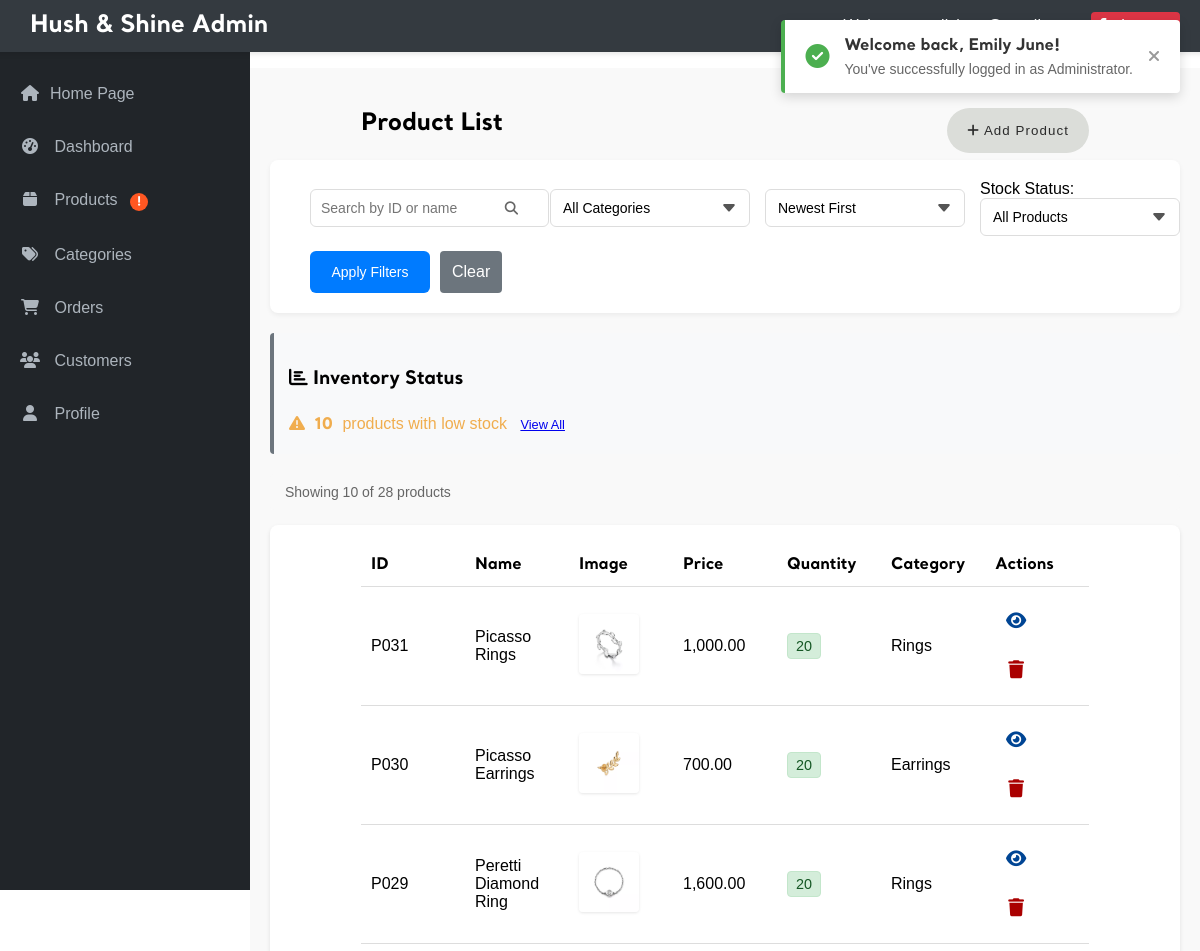
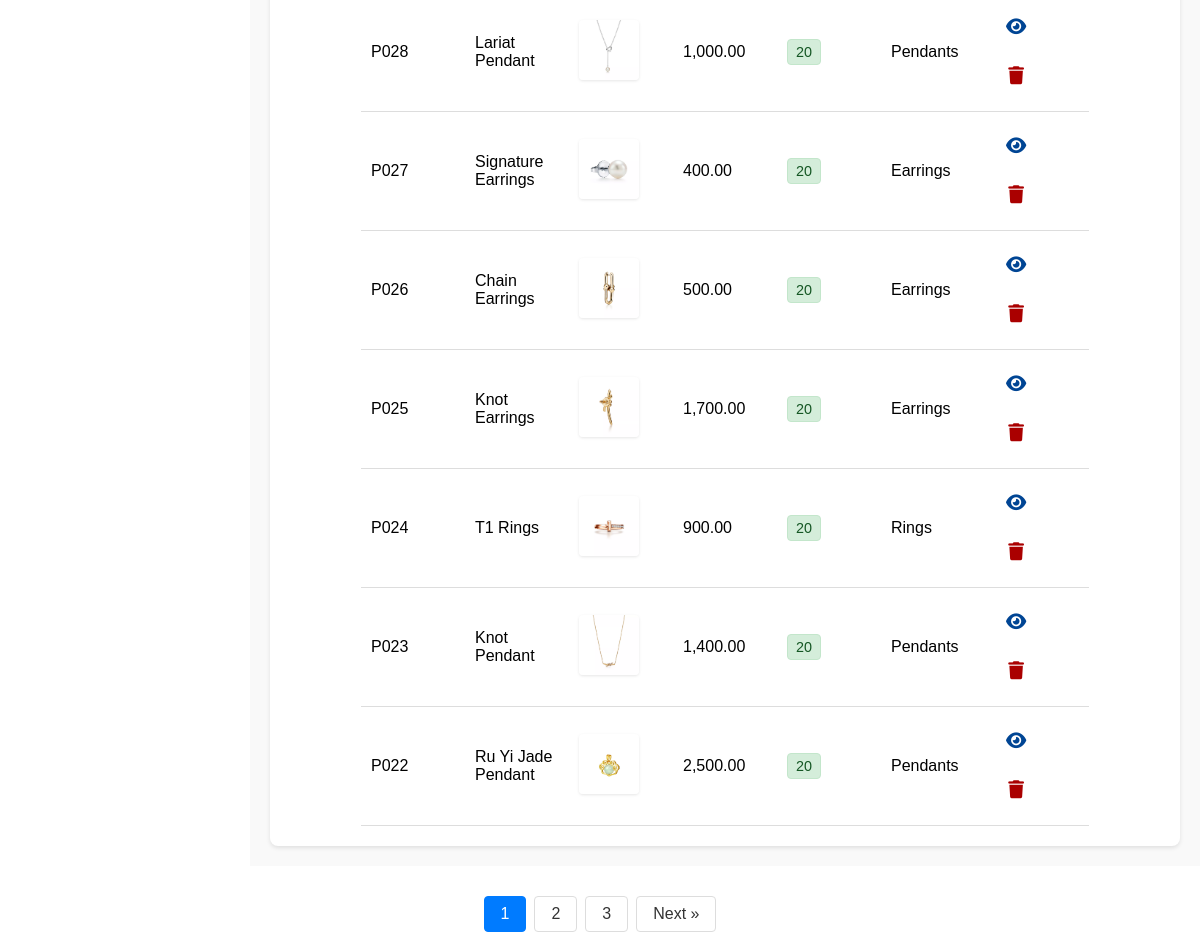
The app's page /admin/admin_products.php (signed in) with its own data (2 pictures, top to bottom).
### tables this page shows
CREATE TABLE `product` (
  `prod_id` char(4) NOT NULL,
  `prod_name` varchar(100) NOT NULL,
  `prod_desc` varchar(200) NOT NULL,
  `price` double(7,2) NOT NULL,
  `quantity` int(4) NOT NULL,
  `cat_id` char(4) NOT NULL,
  `image` varchar(100) NOT NULL
);

CREATE TABLE `category` (
  `cat_id` varchar(4) NOT NULL,
  `cat_name` varchar(50) NOT NULL,
  `material_type` varchar(100) NOT NULL
);

### admin/admin_products.php (the view, shortened to what this page needs)
<?php
require_once '../_base.php';
include '../_head.php';
$page = isset($_GET['page']) ? (int)$_GET['page'] : 1;
$itemsPerPage = 10;
$offset = ($page - 1) * $itemsPerPage;
$searchTerm = isset($_GET['search']) ? trim($_GET['search']) : '';
$categoryFilter = isset($_GET['category']) ? $_GET['category'] : '';
$sortBy = isset($_GET['sort']) ? $_GET['sort'] : 'newest';
$stockFilter = isset($_GET['stock_filter']) ? $_GET['stock_filter'] : '';
$where = [];
$params = [];
$whereClause = !empty($where) ? ' WHERE ' . implode(' AND ', $where) : '';
$orderBy = match($sortBy) {
    'price_high' => 'p.price DESC',
    'price_low' => 'p.price ASC',
    'stock_high' => 'p.quantity DESC',
    'stock_low' => 'p.quantity ASC',
    'name_asc' => 'p.prod_name ASC',
    'name_desc' => 'p.prod_name DESC',
    'oldest' => 'p.prod_id ASC',
    default => 'p.prod_id DESC'
};
try {
    $countQuery = "SELECT COUNT(*) FROM product p" . $whereClause;
    $stmt = $_db->prepare($countQuery);
    $stmt->execute($params);
    $totalItems = $stmt->fetchColumn();
    $totalPages = ceil($totalItems / $itemsPerPage);
} catch (PDOException $e) {
    echo "Database error: " . $e->getMessage();
    exit;
}
try {
    $query = "SELECT p.prod_id, p.prod_name, p.prod_desc, p.price, p.quantity, p.cat_id as category, p.image
             FROM product p
             LEFT JOIN category c ON p.cat_id = c.cat_id"
             . $whereClause .
             " ORDER BY " . $orderBy .
             " LIMIT " . $itemsPerPage . " OFFSET " . $offset;
    $stmt = $_db->prepare($query);
    $stmt->execute($params);
    $products = $stmt->fetchAll(PDO::FETCH_ASSOC);
} catch (PDOException $e) {
    echo "Database error: " . $e->getMessage();
    exit;
}
?>
            <div class="admin-main">
                <div class="admin-title">
                    <h2>Product List</h2>
                    <div class="button-group">
                        <button id="openAddProductModal" class="category-btn">
                            <i class="fas fa-plus"></i> Add Product
                        </button>
                    </div>
                </div>
                <div class="filter-section">
                    <form action="admin_products.php" method="GET" class="filter-form">
                        <div class="filter-row">
                            <div class="search-box">
                                <input type="text" name="search" placeholder="Search by ID or name" value="<?= htmlspecialchars($searchTerm) ?>">
                                <button type="submit" class="search-btn">
                                    <i class="fas fa-search"></i>
                                </button>
                            </div>
                            <div class="filter-group">
                                <select name="category" class="filter-select">
                                    <option value="">All Categories</option>
                                </select>
                            </div>
                            <div class="filter-group">
                                <select name="sort" class="filter-select">
                                    <option value="newest" <?= $sortBy == 'newest' ? 'selected' : '' ?>>Newest First</option>
                                </select>
                            </div>
                            <div class="filter-group">
                                <label for="stock-filter" class="filter-label">Stock Status:</label>
                                <select name="stock_filter" id="stock-filter" class="filter-select">
                                    <option value="" <?= !isset($_GET['stock_filter']) ? 'selected' : '' ?>>All Products</option>
                                </select>
                            </div>
                            <div class="filter-buttons">
                                <button type="submit" class="filter-btn">Apply Filters</button>
                                <a href="admin_products.php" class="admin-submit-btn secondary">Clear</a>
                            </div>
                        </div>
                    </form>
                </div>
                    <?php
                        try {
                            $lowStockQuery = $_db->prepare("SELECT COUNT(*) FROM product WHERE quantity <= ? AND quantity > 0");
                            $lowStockQuery->execute([LOW_STOCK_THRESHOLD]);
                            $lowStockCount = $lowStockQuery->fetchColumn();
                            $outOfStockQuery = $_db->query("SELECT COUNT(*) FROM product WHERE quantity = 0");
                            $outOfStockCount = $outOfStockQuery->fetchColumn();
                        } catch (PDOException $e) {
                            $lowStockCount = 0;
                            $outOfStockCount = 0;
                        }
                        if ($lowStockCount > 0 || $outOfStockCount > 0):
                        ?>
                        <div class="stock-summary">
                            <h3><i class="fas fa-chart-bar"></i> Inventory Status</h3>
                            <div class="stock-alert">
                                <?php if ($lowStockCount > 0): ?>
                                    <div class="stock-alert-item warning-alert">
                                        <i class="fas fa-exclamation-triangle"></i>
                                        <span class="stock-alert-count"><?= $lowStockCount ?></span> products with low stock
                                        <a href="admin_products.php?stock_filter=low" class="btn btn-sm btn-outline-warning">View All</a>
                                    </div>
                                <?php endif; ?>
                            </div>
                        </div>
                    <?php endif; ?>
                <div class="product-info-bar">
                <div class="product-count">
                    Showing <?= count($products) ?> of <?= $totalItems ?> products
                </div>
            </div>
                <div class="table-responsive">
                    <table class="admin-table">
                        <thead>
                            <tr>
                                <th>ID</th>
                                <th>Name</th>
                                <th>Image</th>
                                <th>Price</th>
                                <th>Quantity</th>
                                <th>Category</th>
                                <th>Actions</th>
                            </tr>
                        </thead>
                        <tbody>
                            <?php if (count($products) > 0): ?>
                                <?php foreach ($products as $product): ?>
                                    <?php
                                    $productImage = '../images/no-image.png';
                                    if (!empty($product['image'])) {
                                        $imageData = json_decode($product['image'], true);
                                        if ($imageData) {
                                            $imageFile = is_array($imageData) ? $imageData[0] : $imageData;
                                            $productImage = '../images/products/' . $imageFile;
                                        }
                                    }
                                    $stm = $_db->prepare("SELECT cat_name FROM category WHERE cat_id = ?");
                                    $stm->execute([$product['category']]);
                                    $category_name = $stm->fetchColumn();
                                    ?>
                                    <tr>
                                        <td><?= htmlspecialchars($product['prod_id']) ?></td>
                                        <td><?= htmlspecialchars($product['prod_name']) ?></td>
                                        <td class="product-thumbnail">
                                            <img src="<?= htmlspecialchars($productImage) ?>" alt="<?= htmlspecialchars($product['prod_name']) ?>">
                                        </td>
                                        <td><?= number_format($product['price'], 2) ?></td>
                                        <td>
                                            <?php if($product['quantity'] <= LOW_STOCK_THRESHOLD): ?>
                                                <span class="stock-badge low-stock" title="Low stock alert">
                                                    <?= htmlspecialchars($product['quantity']) ?>
                                                    <i class="fas fa-exclamation-triangle"></i>
                                                </span>
                                            <?php else: ?>
                                                <span class="stock-badge in-stock">
                                                    <?= htmlspecialchars($product['quantity']) ?>
                                                </span>
                                            <?php endif; ?>
                                        </td>
                                        <td><?= htmlspecialchars($category_name) ?></td>
                                        <td class="actions">
                                            <a href="view_product.php?id=<?= $product['prod_id'] ?>" class="btn">
                                                <i class="fas fa-eye"></i>
                                            </a>
                                            <a class="btn btn-danger delete-product"
                                                data-id="<?= htmlspecialchars($product['prod_id']) ?>"
                                                data-name="<?= htmlspecialchars($product['prod_name']) ?>">
                                                <i class="fas fa-trash"></i>
                                            </a>
                                        </td>
                                    </tr>
                                <?php endforeach; ?>
                            <?php else: ?>
                                <tr>
                                    <td colspan="6">No products found</td>
                                </tr>
                            <?php endif; ?>
                        </tbody>
                    </table>
                </div>
            </div>
            <?php if ($totalPages > 1): ?>
            <div class="pagination">
                <?php
                $range = 2;
                $startPage = max(1, $page - $range);
                $endPage = min($totalPages, $page + $range);
                for ($i = $startPage; $i <= $endPage; $i++) {
                    echo '<a href="?page=' . $i . '&search=' . urlencode($searchTerm) . '&category=' . urlencode($categoryFilter) . '&sort=' . urlencode($sortBy) . "&stock_filter=" . urlencode($stockFilter) . '"';
                    echo ($i == $page) ? ' class="active"' : '';
                    echo '>' . $i . '</a>';
                }
                ?>
                <?php if ($page < $totalPages): ?>
                    <a href="?page=<?= $page + 1 ?>&search=<?= urlencode($searchTerm) ?>&category=<?= urlencode($categoryFilter) ?>&sort=<?= urlencode($sortBy) ?>&stock_filter=<?= urlencode($stockFilter) ?>">Next &raquo;</a>
                <?php endif; ?>
            </div>
            <?php endif; ?>
                </main>
            </div>

### records on screen
product: prod_id "P031", prod_name "Picasso Rings", shows a picture, price "1,000.00", quantity "20", cat.cat_name "Rings"
product: prod_id "P030", prod_name "Picasso Earrings", shows a picture, price "700.00", quantity "20", cat.cat_name "Earrings"
product: prod_id "P029", prod_name "Peretti Diamond Ring", shows a picture, price "1,600.00", quantity "20", cat.cat_name "Rings"
product: prod_id "P028", prod_name "Lariat Pendant", shows a picture, price "1,000.00", quantity "20", cat.cat_name "Pendants"
product: prod_id "P027", prod_name "Signature Earrings", shows a picture, price "400.00", quantity "20", cat.cat_name "Earrings"
product: prod_id "P026", prod_name "Chain Earrings", shows a picture, price "500.00", quantity "20", cat.cat_name "Earrings"
product: prod_id "P025", prod_name "Knot Earrings", shows a picture, price "1,700.00", quantity "20", cat.cat_name "Earrings"
product: prod_id "P024", prod_name "T1 Rings", shows a picture, price "900.00", quantity "20", cat.cat_name "Rings"
product: prod_id "P023", prod_name "Knot Pendant", shows a picture, price "1,400.00", quantity "20", cat.cat_name "Pendants"
product: prod_id "P022", prod_name "Ru Yi Jade Pendant", shows a picture, price "2,500.00", quantity "20", cat.cat_name "Pendants"

### other values on screen
$user_name "Emily June"
$user_type "Administrator"
$lowStockCount "10"
count($products) "10"
$totalItems "28"
